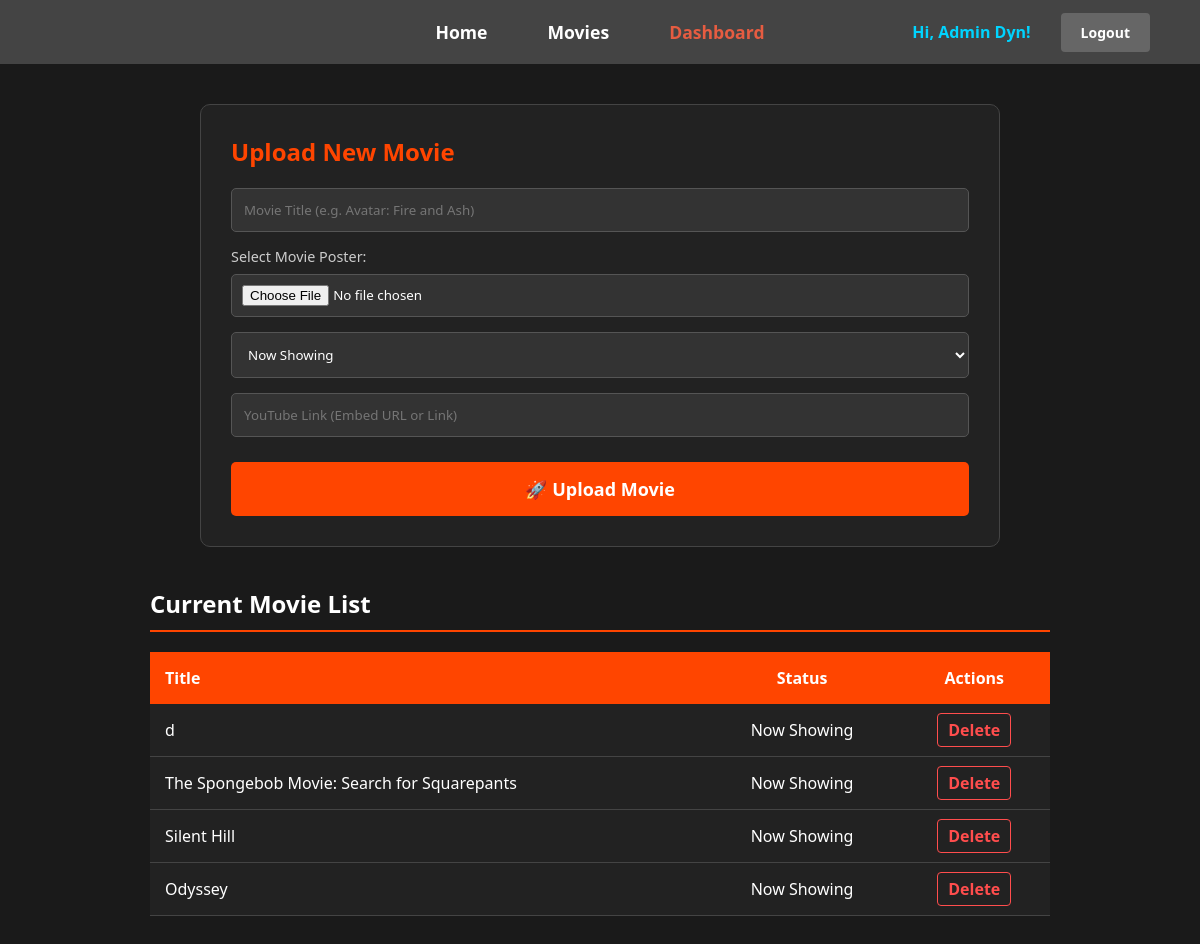
The page /admin (signed in) on the database its author committed.
### tables this page shows
CREATE TABLE movies (
            id INTEGER PRIMARY KEY AUTOINCREMENT,
            title TEXT NOT NULL,
            image TEXT NOT NULL,
            status TEXT NOT NULL,
            trailer_link TEXT NOT NULL
        );

### app.py (the view)
@app.route('/admin')
def admin_dashboard():
    if session.get('role') != 'admin':
        return "Access Denied!", 403
    conn = get_db_connection()
    movies = conn.execute('SELECT * FROM movies').fetchall()
    conn.close()
    return render_template('admindashboard.html', name=session.get('user_name'), movies=movies)

### app.py (called while the page is built)
def get_db_connection():
    conn = sqlite3.connect('users.db')
    conn.row_factory = sqlite3.Row
    return conn

### templates/admindashboard.html (shortened to what this page needs)
<!DOCTYPE html>
<html lang="en">
<head>
    <link rel="stylesheet" href="{{ url_for('static', filename='style.css') }}">
</head>
<body class="admin-body">
    <header class="navbar">
        <nav>
            <ul class="nav-links">
                <li><a href="{{ url_for('home') }}">Home</a></li>
                <li><a href="/movies">Movies</a></li>
                <li><a href="/admin" class="active">Dashboard</a></li>
            </ul>
        </nav>
        <div class="auth-buttons">
            <span class="user-greeting" style="color: #00d4ff; font-weight: bold; margin-right: 15px;">
                Hi, {{ name }}!
            </span>
            <a href="/logout" class="btn btn-trailer">Logout</a>
        </div>
    </header>
    <section class="admin-form-container" style="max-width: 800px; margin: 40px auto; background: #222; padding: 30px; border-radius: 10px; border: 1px solid #444;">
        <h2 style="color: #ff4500; margin-bottom: 20px;">Upload New Movie</h2>
        <form action="/add_movie" method="POST" enctype="multipart/form-data" style="display: flex; flex-direction: column; gap: 15px;">
            <input type="text" name="title" placeholder="Movie Title (e.g. Avatar: Fire and Ash)" required style="padding: 12px; background: #333; color: white; border: 1px solid #555; border-radius: 5px;">
            <div style="text-align: left;">
                <label style="color: #ccc; font-size: 0.9rem; display: block; margin-bottom: 8px;">Select Movie Poster:</label>
                <input type="file" name="image_file" id="imageInput" accept="image/*" required style="width: 100%; padding: 10px; background: #333; color: white; border: 1px solid #555; border-radius: 5px; cursor: pointer;">
            </div>
            <select name="status" style="padding: 12px; background: #333; color: white; border: 1px solid #555; border-radius: 5px;">
                <option value="Now Showing">Now Showing</option>
            </select>
            <input type="text" name="trailer" placeholder="YouTube Link (Embed URL or Link)" required style="padding: 12px; background: #333; color: white; border: 1px solid #555; border-radius: 5px;">
            <button type="submit" class="btn-orange-block" style="background: #ff4500; color: white; padding: 15px; border: none; font-weight: bold; cursor: pointer; border-radius: 5px; transition: 0.3s;">
                🚀 Upload Movie
            </button>
        </form>
    </section>
    <section class="movie-list" style="max-width: 900px; margin: 40px auto; padding-bottom: 50px;">
        <h2 style="color: white; border-bottom: 2px solid #ff4500; padding-bottom: 10px;">Current Movie List</h2>
        <table style="width: 100%; margin-top: 20px; border-collapse: collapse; background: #222; color: white;">
            <thead>
                <tr style="background: #ff4500;">
                    <th style="padding: 15px; text-align: left;">Title</th>
                    <th style="padding: 15px; text-align: center;">Status</th>
                    <th style="padding: 15px; text-align: center;">Actions</th>
                </tr>
            </thead>
            <tbody>
                {% for movie in movies %}
                <tr style="border-bottom: 1px solid #444;">
                    <td style="padding: 15px;">{{ movie.title }}</td>
                    <td style="text-align: center; padding: 15px;">{{ movie.status }}</td>
                    <td style="text-align: center; padding: 15px;">
                        <a href="/delete_movie/{{ movie.id }}" style="color: #ff4d4d; text-decoration: none; font-weight: bold; padding: 5px 10px; border: 1px solid #ff4d4d; border-radius: 4px;" onclick="return confirm('Sigurado ka i-delete ni nga salida?')">Delete</a>
                    </td>
                </tr>
                {% endfor %}
            </tbody>
        </table>
    </section>
</body>
</html>

### static/style.css (style rules this page uses)
* { margin: 0; padding: 0; box-sizing: border-box; font-family: 'Segoe UI', Tahoma, Geneva, Verdana, sans-serif; }
body { background-color: #1a1a1a; color: white; }
.navbar { display: flex; justify-content: center; align-items: center; padding: 20px 50px; background-color: #444444; position: sticky; top: 0; z-index: 1000; }
.nav-links { list-style: none; display: flex; gap: 60px; margin: 0 auto; }
.nav-links a { text-decoration: none; color: #ffffff; font-weight: bold; font-size: 1.1rem; transition: color 0.3s; }
.nav-links a.active { color: #e65c41; }
.btn { padding: 10px 20px; border: none; border-radius: 4px; cursor: pointer; font-weight: bold; font-size: 14px; text-decoration: none; display: inline-block; }
.btn-trailer { background-color: #666; color: white; }
.auth-buttons { position: absolute; right: 50px; display: flex; gap: 15px; align-items: center; }
.user-greeting { color: #00d4ff; font-weight: bold; }
.btn-signin-large, .btn-orange-block { width: 100%; padding: 15px; background-color: #ff4500; color: white; border: none; font-size: 18px; font-weight: bold; cursor: pointer; border-radius: 4px; margin-top: 10px; }

### rows shown on the page
movies: title "d", status "Now Showing"
movies: title "The Spongebob Movie: Search for Squarepants", status "Now Showing"
movies: title "Silent Hill", status "Now Showing"
movies: title "Odyssey", status "Now Showing"

### other values the page prints
{{ name }} "Admin Dyn"
